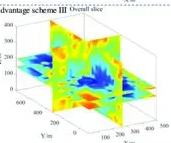
#> input picture data/jetfighter3/train/class_0_rainbow_gradient/X1.png, 171 x 143 px
$ python contrast_neu.py ../data/jetfighter3/train/class_0_rainbow_gradient/X1.png
#> lines starting #> are read from the running program, lines starting #| are printed output that depends on the picture; after the words box and inside, x2 and y2 are one past the last pixel; in counts of white or black regions, pixels touching at a corner belong together
"""
JetFighter — Contrast Loss Analysis (Step 3)
-> Detects if distinct colors in discrete figures become indistinguishable
   in grayscale, making the figure inaccessible for colorblind readers.

Usage:
    python inference/contrast_analysis.py <image> <classifications.json> --visualize
    python inference/contrast_analysis.py <image> <detections.json> --analyze-all -v
    python inference/contrast_analysis.py <img_folder> <json_folder> --visualize
    python inference/contrast_analysis.py <image_or_folder> --visualize
"""

import sys
import json
import cv2
import numpy as np
from pathlib import Path
from datetime import datetime
from argparse import ArgumentParser
from sklearn.cluster import KMeans
from sklearn.metrics import silhouette_score


### CONFIGURATION

OUTPUT_DIR = Path("outputs/contrast_analysis")
OUTPUT_DIR.mkdir(parents=True, exist_ok=True)

# Pre-processing (OpenCV LAB scale)
MIN_L = 13          # reject pure-black pixels
MAX_L = 250         # reject paper-white background

# Clustering
MIN_K = 2
MAX_K = 8
MAX_PIXELS = 30000
MIN_DATA_PIXELS = 100
MIN_CLUSTER_FRACTION = 0.01

# Contrast thresholds
MIN_DELTA_E = 35.0  # min ΔE to consider colors distinct
MAX_DELTA_L = 10.0  # max ΔL* — below this, grays are indistinguishable

# Visualization (BGR)
COLOR_PROBLEMATIC = (0, 0, 255)    # red
COLOR_ACCESSIBLE  = (0, 200, 0)    # green
BBOX_THICKNESS = 4
FONT = cv2.FONT_HERSHEY_SIMPLEX
FONT_SCALE = 0.6
FONT_THICKNESS = 2


### CLI

def build_parser():
    p = ArgumentParser(
        description="Contrast Loss Analysis for Discrete Figures (Step 3)")

    p.add_argument("image",
                   help="Input image file or folder of images")
    p.add_argument("detections", nargs="?", default=None,
                   help="Optional classification / detection JSON file or folder")

    p.add_argument("--visualize", "-v", dest="visualize",
                   action="store_true",
                   help="Save grayscale visualisation with annotated bboxes")
    p.add_argument("--analyze-all", dest="analyze_all",
                   action="store_true",
                   help="Analyse ALL figures regardless of class label "
                        "(use with detection-only JSONs)")

    p.add_argument("--delta-e", type=float, default=MIN_DELTA_E,
                   help=f"Min ΔE to consider colors distinct "
                        f"(default: {MIN_DELTA_E})")
    p.add_argument("--delta-l", type=float, default=MAX_DELTA_L,
                   help=f"Max ΔL* to flag as indistinguishable "
                        f"(default: {MAX_DELTA_L})")
    return p


### COLOR-SCIENCE HELPERS

def _opencv_lab_to_cie(L_cv, a_cv, b_cv):
    # OpenCV LAB -> CIE L*a*b*
    return L_cv * (100.0 / 255.0), a_cv - 128.0, b_cv - 128.0


def delta_e_ab(lab1_cv, lab2_cv):
    # Euclidean ΔE_ab in CIE L*a*b* given two OpenCV-LAB vectors
    L1, a1, b1 = _opencv_lab_to_cie(lab1_cv[0], lab1_cv[1], lab1_cv[2])
    L2, a2, b2 = _opencv_lab_to_cie(lab2_cv[0], lab2_cv[1], lab2_cv[2])
    return float(np.sqrt((L1 - L2)**2 + (a1 - a2)**2 + (b1 - b2)**2))


def delta_l_star(lab1_cv, lab2_cv):
    # Absolute ΔL* in CIE scale from two OpenCV-LAB vectors
    return float(abs(lab1_cv[0] - lab2_cv[0]) * (100.0 / 255.0))


def _chroma_cv(a_cv, b_cv):
    # Chroma from OpenCV a, b channels
    return np.sqrt((a_cv - 128.0)**2 + (b_cv - 128.0)**2)


def _lab_centroid_to_bgr(centroid_lab):
    # Convert a single LAB centroid (float) -> BGR uint8 tuple
    lab = np.clip(centroid_lab, 0, 255).reshape(1, 1, 3).astype(np.uint8)
    bgr = cv2.cvtColor(lab, cv2.COLOR_LAB2BGR)
    return bgr[0, 0]


def _grayscale_bt709(bgr):
    # BT.709 grayscale from BGR floats
    return 0.0722 * bgr[0] + 0.7152 * bgr[1] + 0.2126 * bgr[2]


# [6 lines left out: function _srgb_relative_luminance, not called in this run]


def _wcag_contrast_ratio(lum1, lum2):
    lighter, darker = max(lum1, lum2), min(lum1, lum2)
    return (lighter + 0.05) / (darker + 0.05)


### CORE ANALYSIS

def _filter_data_pixels(lab_image, min_l, max_l):
    # mask out white/black pixels
    L = lab_image[:, :, 0].astype(np.float64)
    return (L >= min_l) & (L <= max_l)


def _best_k(data, min_k=MIN_K, max_k=MAX_K):
    # Pick K with highest silhouette score
    n = len(data)
    if n < min_k + 1:
        return min_k
    max_k = min(max_k, n - 1)
    if max_k < min_k:
        return min_k

    best, best_s = min_k, -1.0
    for k in range(min_k, max_k + 1):
        try:
            km = KMeans(n_clusters=k, n_init=10, random_state=42,
                        max_iter=300)
            labels = km.fit_predict(data)
            if len(np.unique(labels)) < 2:
                continue
            s = silhouette_score(data, labels,
                                 sample_size=min(5000, n))
            if s > best_s:
                best_s, best = s, k
        except Exception:
            continue
    return best


def analyze_contrast_loss(crop_bgr, min_delta_e=MIN_DELTA_E,
                          max_delta_l=MAX_DELTA_L):
    # Convert to LAB & filter
    lab_image = cv2.cvtColor(crop_bgr, cv2.COLOR_BGR2LAB)
    mask = _filter_data_pixels(lab_image, MIN_L, MAX_L)
    n_data = int(np.sum(mask))

    _empty = dict(verdict="ACCESSIBLE", n_colors=0,
                  problematic_pairs=[], all_pairs=[])

    if n_data < MIN_DATA_PIXELS:
        return {**_empty,
                "reason": f"Too few data pixels ({n_data}) — "
                          f"figure likely does not rely on color coding."}

    data_lab = lab_image[mask].astype(np.float64)
    data_bgr = crop_bgr[mask]

    # Subsample for speed
    if len(data_lab) > MAX_PIXELS:
        idx = np.random.RandomState(42).choice(
            len(data_lab), MAX_PIXELS, replace=False)
        data_lab = data_lab[idx]
        data_bgr = data_bgr[idx]

    # Cluster
    k = _best_k(data_lab)
    km = KMeans(n_clusters=k, n_init=10, random_state=42, max_iter=300)
    labels = km.fit_predict(data_lab)
    centroids = km.cluster_centers_

    unique, counts = np.unique(labels, return_counts=True)
    fracs = counts / len(labels)

    sig = unique[fracs >= MIN_CLUSTER_FRACTION]

    if len(sig) < 2:
        return {**_empty, "n_colors": int(len(sig)),
                "reason": "Fewer than 2 significant color clusters — "
                          "no color contrast to evaluate."}

    # Build cluster info
    cluster_info = []
    for ci in sig:
        c_lab = centroids[ci]
        c_bgr = _lab_centroid_to_bgr(c_lab)
        L_star = float(c_lab[0] * (100.0 / 255.0))
        gray = float(_grayscale_bt709(c_bgr.astype(np.float64)))
        cluster_info.append(dict(
            cluster_id=int(ci),
            fraction=round(float(fracs[ci]), 4),
            centroid_rgb=[int(c_bgr[2]), int(c_bgr[1]), int(c_bgr[0])],
            centroid_bgr=c_bgr.tolist(),
            L_star=round(L_star, 2),
            grayscale=round(gray, 1),
        ))

    # Pair-wise analysis
    all_pairs, problematic_pairs = [], []

    for i in range(len(sig)):
        for j in range(i + 1, len(sig)):
            ci_lab = centroids[sig[i]]
            cj_lab = centroids[sig[j]]

            de = delta_e_ab(ci_lab, cj_lab)
            dl = delta_l_star(ci_lab, cj_lab)

            is_distinct = de >= min_delta_e
            is_low      = dl < max_delta_l
            is_prob     = is_distinct and is_low
            weight      = float(fracs[sig[i]] + fracs[sig[j]])

            pair = dict(
                color_a_rgb=cluster_info[i]["centroid_rgb"],
                color_b_rgb=cluster_info[j]["centroid_rgb"],
                delta_e=round(de, 2),
                delta_l_star=round(dl, 2),
                pair_weight=round(weight, 4),
                is_problematic=bool(is_prob),
            )
            all_pairs.append(pair)
            if is_prob:
                problematic_pairs.append(dict(
                    color_a_rgb=pair["color_a_rgb"],
                    color_b_rgb=pair["color_b_rgb"],
                    delta_e=pair["delta_e"],
                    delta_l_star=pair["delta_l_star"],
                ))

    # Verdict
    if problematic_pairs:
        descs = []
        for p in problematic_pairs:
            descs.append(
                f"RGB{tuple(p['color_a_rgb'])} vs "
                f"RGB{tuple(p['color_b_rgb'])} "
                f"(dE={p['delta_e']}, dL*={p['delta_l_star']})")
        reason = (f"{len(problematic_pairs)} color pair(s) are "
                  f"chromatically distinct but indistinguishable in "
                  f"grayscale: " + "; ".join(descs))
        verdict = "PROBLEMATIC"
    else:
        verdict = "ACCESSIBLE"
        reason  = (f"All {len(all_pairs)} color pair(s) have sufficient "
                   f"luminance contrast (dL* >= {max_delta_l}) in "
                   f"grayscale.")

    return dict(
        verdict=verdict,
        n_colors=len(sig),
        problematic_pairs=problematic_pairs,
        all_pairs=all_pairs,
        reason=reason,
    )


### JSON INPUT PARSING

# [28 lines left out: function _parse_figures, not called in this run]


def _full_image_figure(img_shape):
    h, w = img_shape[:2]
    return [dict(
        figure_id="full_image",
        bbox=dict(x1=0, y1=0, x2=w, y2=h),
        cls="unknown",
    )]


### IMAGE-LEVEL PROCESSING

def process_image(image_path, json_path, *, visualize=False,
                  analyze_all=False, min_delta_e=MIN_DELTA_E,
                  max_delta_l=MAX_DELTA_L):
#> called with visualize = False, analyze_all = False, min_delta_e = 35, max_delta_l = 10
    image_path = Path(image_path)
    json_path  = Path(json_path) if json_path is not None else None

    img = cv2.imread(str(image_path))
#> img is the input picture: shape (143, 171, 3); mean B, G, R 204.7, 239.5, 221.3
    if img is None:
        print(f"ERROR: Could not load image {image_path}")
        return None

    h, w = img.shape[:2]
#> h = 143; w = 171

    if json_path is None:
        figures = _full_image_figure(img.shape)
        print("  No JSON provided: analysing full image as one figure\n")
    else:
        figures, raw_data = _parse_figures(json_path, analyze_all)
        if not figures:
            print(f"  No discrete figures to analyse in {json_path.name}\n")
            return None

    print(f"Analysing: {image_path.name}")
    print(f"  Discrete figures to analyse: {len(figures)}\n")
#|   Discrete figures to analyse: 1

    # Greyscale canvas for visualisation
    if visualize:
        gray_full = cv2.cvtColor(img, cv2.COLOR_BGR2GRAY)
        vis_img = cv2.cvtColor(gray_full, cv2.COLOR_GRAY2BGR)

    analysis_results = []
    summary = dict(total_discrete=len(figures), accessible=0, problematic=0)

    for fig in figures:
        fid  = fig["figure_id"]
        bbox = fig["bbox"]

        x1, y1 = max(0, int(bbox["x1"])), max(0, int(bbox["y1"]))
        x2, y2 = min(w, int(bbox["x2"])), min(h, int(bbox["y2"]))

        crop = img[y1:y2, x1:x2]
        if crop.size == 0:
            print(f"  Figure {fid}: empty crop, skipping\n")
            continue

        result = analyze_contrast_loss(
            crop, min_delta_e=min_delta_e,
            max_delta_l=max_delta_l)

        verdict = result["verdict"]

        # Console output
        print(f"  Figure {fid}: {verdict}")
        print(f"    Colors detected : {result['n_colors']}")
        print(f"    Reason           : {result['reason']}")
        if result["problematic_pairs"]:
            for pp in result["problematic_pairs"]:
                print(
                    f"      >> {pp['color_a_rgb']} vs {pp['color_b_rgb']}"
                    f"  dE={pp['delta_e']}  dL*={pp['delta_l_star']}")
        elif result.get("all_pairs"):
            print("      Pair diagnostics (non-problematic):")
            for pp in result["all_pairs"]:
                print(
                    f"      .. {pp['color_a_rgb']} vs {pp['color_b_rgb']}"
                    f"  dE={pp['delta_e']}  dL*={pp['delta_l_star']}")
        print()

        summary["problematic" if verdict == "PROBLEMATIC"
                else "accessible"] += 1

        analysis_results.append(dict(
            figure_id=fid,
            n_colors=result["n_colors"],
            problematic_pairs=result["problematic_pairs"],
            all_pairs=result.get("all_pairs", []),
        ))

        # Draw on visualisation
        if visualize:
            color = (COLOR_PROBLEMATIC if verdict == "PROBLEMATIC"
                     else COLOR_ACCESSIBLE)
            cv2.rectangle(vis_img, (x1, y1), (x2, y2),
                          color, BBOX_THICKNESS)

            label = f"Fig {fid}: {verdict}"
            (tw, th), _ = cv2.getTextSize(label, FONT,
                                          FONT_SCALE, FONT_THICKNESS)
            cv2.rectangle(vis_img,
                          (x1, y1 - th - 12), (x1 + tw + 10, y1),
                          color, -1)
            cv2.putText(vis_img, label, (x1 + 5, y1 - 7),
                        FONT, FONT_SCALE, (255, 255, 255), FONT_THICKNESS)
#> this loop made 1 pass
#> (n_data in analyze_contrast_loss, k in analyze_contrast_loss, centroids in analyze_contrast_loss, counts in analyze_contrast_loss, fracs in analyze_contrast_loss, sig in analyze_contrast_loss) on pass 1: (10866, 2, [[228.9, 104.4, 167], [125.5, 147.5, 78.16]], [9593, 1273], [0.883, 0.117], [0, 1])
#|   Figure full_image: ACCESSIBLE
#|     Colors detected : 2
#|     Reason           : All 1 color pair(s) have sufficient luminance contrast (dL* >= 10.0) in grayscale.
#> pass 1, in _filter_data_pixels, `L = lab_image[:, :, 0].astype(np.float64)`:
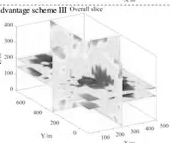
#> L: shape (143, 171) float64; min 45, max 255, mean 237.6
#> pass 1, in analyze_contrast_loss, `mask = _filter_data_pixels(lab_image, MIN_L, MAX_L)`:
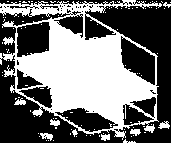
#> mask: shape (143, 171) bool; 44.4% white; 100 white regions (90 under 20 px), largest, box (x1, y1, x2, y2) and area: (0, 0, 162, 140) 10326, (40, 133, 53, 141) 61, (158, 121, 170, 129) 58
#> after the loop, analysis_results = 1 item; summary = {'total_discrete': 1, 'accessible': 1, 'problematic': 0}

    # Summary
    print(f"  SUMMARY")
    print(f"    Total discrete : {summary['total_discrete']}")
#|     Total discrete : 1
    print(f"    Accessible     : {summary['accessible']}")
#|     Accessible     : 1
    print(f"    Problematic    : {summary['problematic']}")
#|     Problematic    : 0

    # Save JSON report
    output_json = dict(
        image_name=image_path.name,
        timestamp=datetime.now().isoformat(),
        summary=summary,
        analyses=analysis_results,
    )

    json_out = OUTPUT_DIR / f"{image_path.stem}_contrast_analysis.json"
    with open(json_out, "w") as f:
        json.dump(output_json, f, indent=2)
    print(f"  JSON saved: {json_out}")

    # Save visualisation
    if visualize:
        vis_path = OUTPUT_DIR / f"{image_path.stem}_contrast_visualized.png"
        cv2.imwrite(str(vis_path), vis_img)
        print(f"  Visualisation saved: {vis_path}")

    print()
    return output_json


# [114 lines left out: functions _save_combined_folder_report, process_folder, process_folder_without_json, not called in this run]


### ENTRY POINT

def main():
    parser = build_parser()
    args = parser.parse_args()

    print("  JetFighter - Contrast Loss Analysis (Step 3)")
    print(f"  Thresholds: dE_min={args.delta_e}, "
          f"dL*_max={args.delta_l}")
    print()

    img_path = Path(args.image)
    det_path = Path(args.detections) if args.detections else None

    if not img_path.exists():
        print(f"ERROR: Path not found: {img_path}")
        return 1
    if det_path is not None and not det_path.exists():
        print(f"ERROR: Path not found: {det_path}")
        return 1

    common = dict(visualize=args.visualize, analyze_all=args.analyze_all,
                  min_delta_e=args.delta_e, max_delta_l=args.delta_l)

    if img_path.is_file():
        if det_path is None:
            process_image(img_path, None, **common)
        else:
            if not det_path.is_file():
                print(f"ERROR: Expected a JSON file, got: {det_path}")
                return 1
            process_image(img_path, det_path, **common)

    elif img_path.is_dir():
        if det_path is None:
            process_folder_without_json(img_path, **common)
        else:
            if not det_path.is_dir():
                print(f"ERROR: Expected a JSON folder, got: {det_path}")
                return 1
            process_folder(img_path, det_path, **common)

    else:
        print(f"ERROR: Invalid path: {img_path}")
        return 1

    print("Done.")
    return 0


if __name__ == "__main__":
    sys.exit(main())
#> (the program exits here)

$ run again, with data/jetfighter3/train/class_0_rainbow_gradient/10.1111+bph.15926_p12.png copied over data/jetfighter3/train/class_0_rainbow_gradient/X1.png
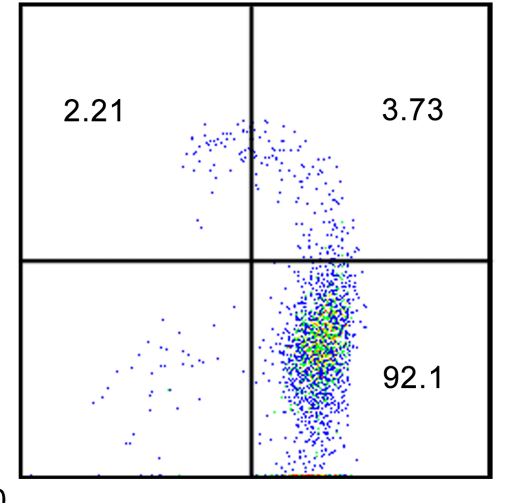
#> input picture data/jetfighter3/train/class_0_rainbow_gradient/10.1111+bph.15926_p12.png, 522 x 503 px
#> in process_image, img is the input picture: shape (503, 522, 3); mean B, G, R 241.1, 238.2, 237.4
#|   Discrete figures to analyse: 1
#> the loop in process_image, `for fig in figures:` made 1 pass
#> (n_data in analyze_contrast_loss, k in analyze_contrast_loss, counts in analyze_contrast_loss, fracs in analyze_contrast_loss, sig in analyze_contrast_loss, verdict) on pass 1: (24824, 8, [1467, 1854, 4742, 7719, 2152, 2609, 2046, 2235], [0.0591, 0.0747, 0.191, 0.311, 0.0867, 0.105, 0.0824, 0.09], [0, 1, 2, 3, 4, 5, 6, 7], 'PROBLEMATIC')
#> (printed output is left out)
#> pass 1, in _filter_data_pixels, `L = lab_image[:, :, 0].astype(np.float64)`:
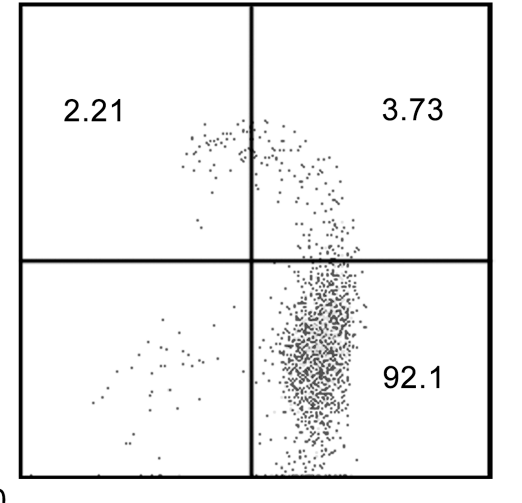
#> L: shape (503, 522) float64; min 0, max 255, mean 239.2
#> pass 1, in analyze_contrast_loss, `mask = _filter_data_pixels(lab_image, MIN_L, MAX_L)`:
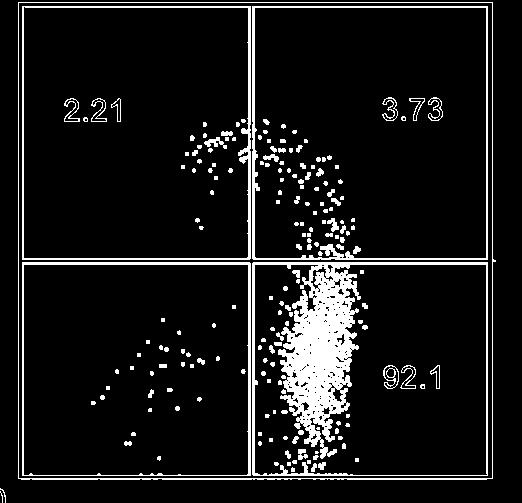
#> mask: shape (503, 522) bool; 9.5% white; 192 white regions (122 under 20 px), largest, box (x1, y1, x2, y2) and area: (252, 262, 488, 476) 10864, (252, 6, 488, 260) 2473, (18, 2, 496, 480) 2315
#> after the loop in process_image, `for fig in figures:`: analysis_results = 1 item; summary = {'total_discrete': 1, 'accessible': 0, 'problematic': 1}
#|     Total discrete : 1
#|     Accessible     : 0
#|     Problematic    : 1

$ run again, with data/jetfighter3/train/class_0_rainbow_gradient/10.1126+science.abg2752_p53.png copied over data/jetfighter3/train/class_0_rainbow_gradient/X1.png
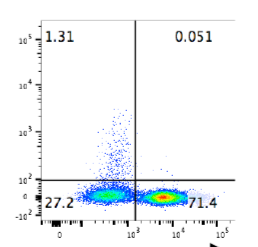
#> input picture data/jetfighter3/train/class_0_rainbow_gradient/10.1126+science.abg2752_p53.png, 258 x 247 px
#> in process_image, img is the input picture: shape (247, 258, 3); mean B, G, R 247, 244.8, 241.5
#|   Discrete figures to analyse: 1
#> the loop in process_image, `for fig in figures:` made 1 pass
#> (n_data in analyze_contrast_loss, k in analyze_contrast_loss, counts in analyze_contrast_loss, fracs in analyze_contrast_loss, sig in analyze_contrast_loss, verdict) on pass 1: (8118, 5, [3636, 1006, 990, 390, 2096], [0.448, 0.124, 0.122, 0.048, 0.258], [0, 1, 2, 3, 4], 'PROBLEMATIC')
#> (printed output is left out)
#> pass 1, in _filter_data_pixels, `L = lab_image[:, :, 0].astype(np.float64)`:
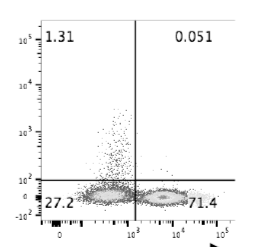
#> L: shape (247, 258) float64; min 0, max 255, mean 245.4
#> pass 1, in analyze_contrast_loss, `mask = _filter_data_pixels(lab_image, MIN_L, MAX_L)`:
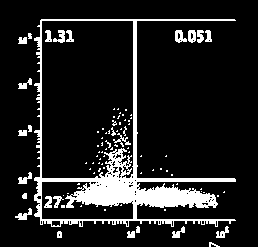
#> mask: shape (247, 258) bool; 12.7% white; 90 white regions (64 under 20 px), largest, box (x1, y1, x2, y2) and area: (34, 19, 236, 227) 6421, (175, 30, 187, 43) 96, (15, 208, 32, 220) 88
#> after the loop in process_image, `for fig in figures:`: analysis_results = 1 item; summary = {'total_discrete': 1, 'accessible': 0, 'problematic': 1}
#|     Total discrete : 1
#|     Accessible     : 0
#|     Problematic    : 1

$ run again, with data/jetfighter3/train/class_0_rainbow_gradient/10.3389+fbioe.2023.1245082_p10 - Kopie.png copied over data/jetfighter3/train/class_0_rainbow_gradient/X1.png
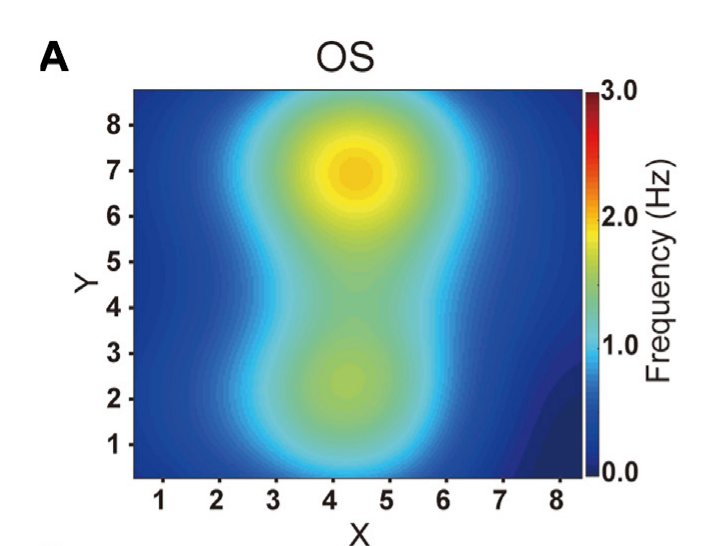
#> input picture data/jetfighter3/train/class_0_rainbow_gradient/10.3389+fbioe.2023.1245082_p10 - Kopie.png, 707 x 546 px
#> in process_image, img is the input picture: shape (546, 707, 3); mean B, G, R 203.6, 193.4, 168.6
#|   Discrete figures to analyse: 1
#> the loop in process_image, `for fig in figures:` made 1 pass
#> (n_data in analyze_contrast_loss, k in analyze_contrast_loss, centroids in analyze_contrast_loss, counts in analyze_contrast_loss, fracs in analyze_contrast_loss, sig in analyze_contrast_loss) on pass 1: (193643, 2, [[191, 106.3, 140.2], [87.23, 141.6, 85.11]], [14219, 15781], [0.474, 0.526], [0, 1])
#> (printed output is left out)
#> pass 1, in _filter_data_pixels, `L = lab_image[:, :, 0].astype(np.float64)`:
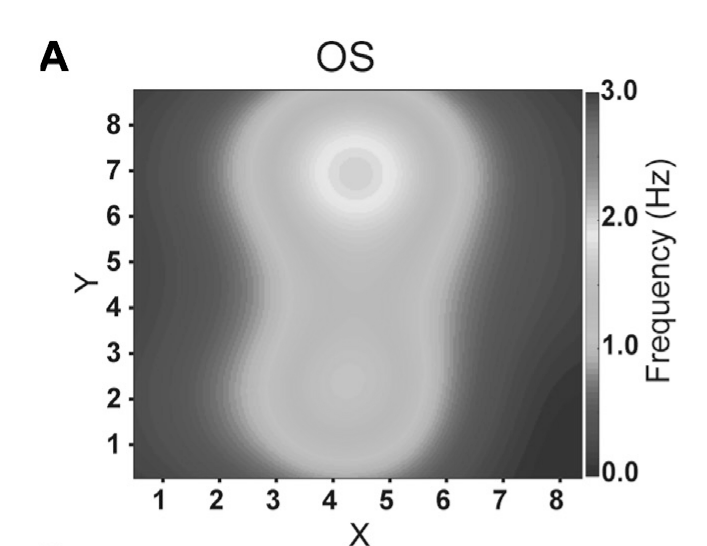
#> L: shape (546, 707) float64; min 0, max 255, mean 195
#> pass 1, in analyze_contrast_loss, `mask = _filter_data_pixels(lab_image, MIN_L, MAX_L)`:
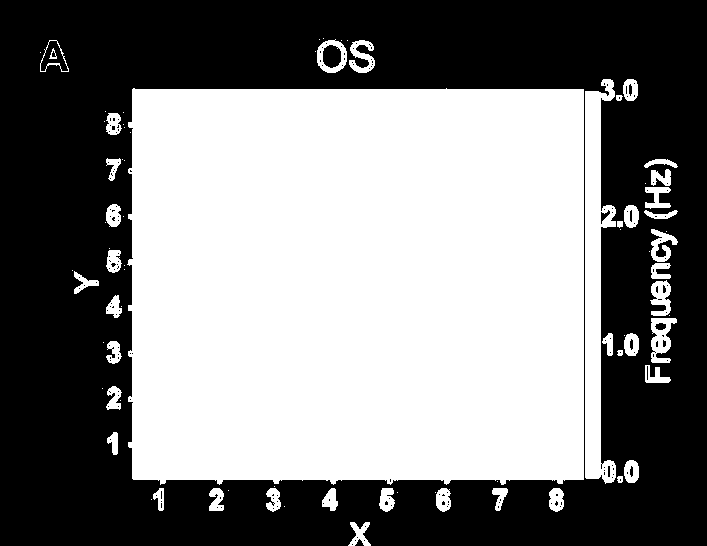
#> mask: shape (546, 707) bool; 50.2% white; 173 black regions (163 under 20 px), largest, box (x1, y1, x2, y2) and area: (0, 0, 707, 546) 191392, (323, 45, 341, 68) 337, (655, 323, 666, 330) 59
#> after the loop in process_image, `for fig in figures:`: analysis_results = 1 item; summary = {'total_discrete': 1, 'accessible': 1, 'problematic': 0}
#|     Total discrete : 1
#|     Accessible     : 1
#|     Problematic    : 0
